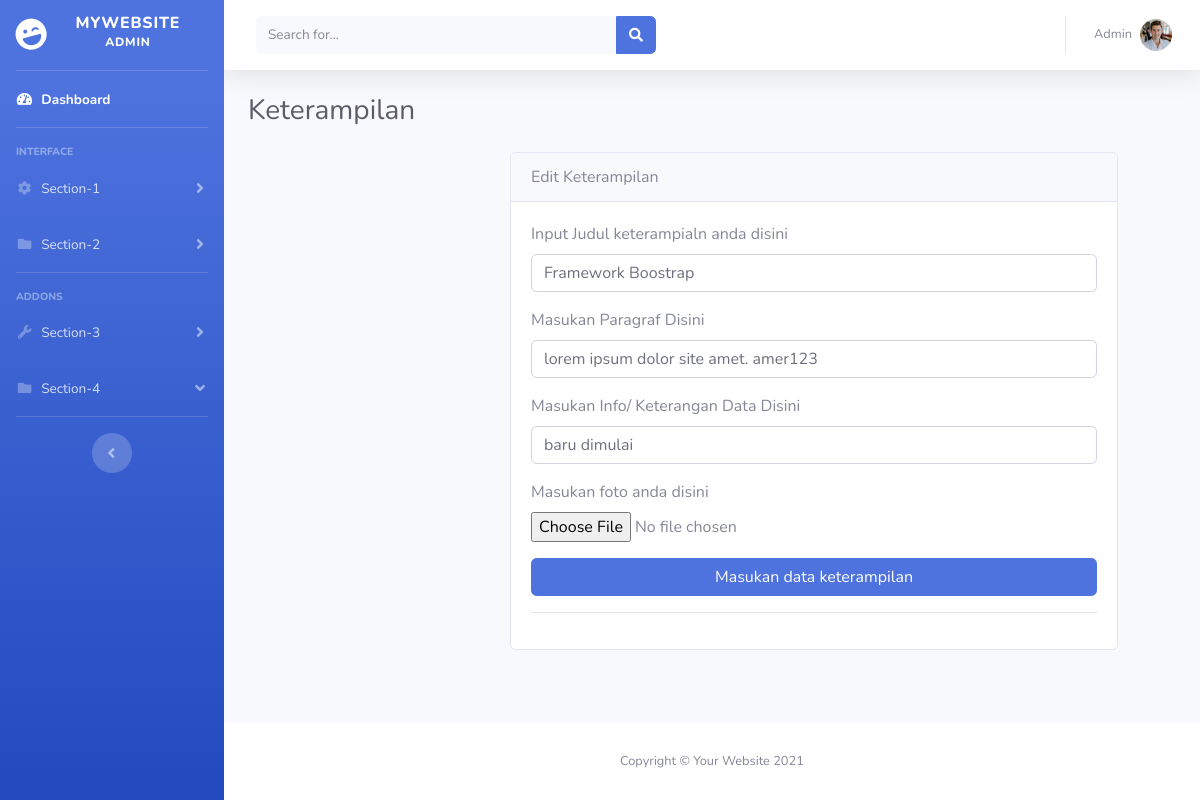
The page /admin/tambah-keahlian.php?edit=2 on the database its author committed.
### tables this page shows
CREATE TABLE `home` (
  `id` int(11) NOT NULL,
  `header` varchar(50) NOT NULL,
  `sub_judul` varchar(50) NOT NULL,
  `foto` varchar(255) NOT NULL,
  `created_at` timestamp NOT NULL DEFAULT current_timestamp() ON UPDATE current_timestamp()
);

CREATE TABLE `capabilitas` (
  `id` int(11) NOT NULL,
  `judul` varchar(100) NOT NULL,
  `paragraf` varchar(255) NOT NULL,
  `info` varchar(255) NOT NULL,
  `foto` varchar(255) NOT NULL,
  `created_at` timestamp NOT NULL DEFAULT current_timestamp() ON UPDATE current_timestamp()
);

### admin/tambah-keahlian.php (the view, shortened to what this page needs)
<?php
include 'database/db.php';
$id  = isset($_GET['edit']) ? $_GET['edit'] : '';
$queryEdit = mysqli_query($conn, "SELECT * FROM capabilitas WHERE id ='$id'");
$rowEdit   = mysqli_fetch_assoc($queryEdit);
?>
<!DOCTYPE html>
<html lang="en">
<head>
    <?php include 'layout/css.php' ?>
</head>
<body id="page-top">
    <div id="wrapper">
        <?php include 'layout/sidebar.php' ?>
        <div id="content-wrapper" class="d-flex flex-column">
            <div id="content">
                <?php include 'layout/navbar.php' ?>
                <div class="container-fluid">
                    <div class="d-sm-flex align-items-center justify-content-between mb-4">
                        <h1 class="h3 mb-0 text-gray-800">Keterampilan </h1>
                    </div>
                    <div class="row justify-content-center">
                        <div class="col-md-6">
                            <div class="card" style="width: 38rem;">
                                <div class="card-header"><?php echo isset($_GET['edit']) ? 'Edit' : 'Tambah' ?> Keterampilan</div>
                                <div class="card-body">
                                    <form action="" method="post" enctype="multipart/form-data">
                                        <div class="form-group">
                                            <label for="keterampilan">Input Judul keterampialn anda disini</label>
                                            <input type="text" class="form-control form-control-user"
                                                id="" name="judul"
                                                placeholder="" value="<?php echo isset($_GET['edit']) ? $rowEdit['judul'] : '' ?>">
                                        </div>
                                        <div class="form-group">
                                            <label for=""> Masukan Paragraf Disini</label>
                                            <input type="text" class="form-control form-control-user"
                                                id="" name="paragraf"
                                                placeholder="" value="<?php echo isset($_GET['edit']) ? $rowEdit['paragraf'] : '' ?>">
                                        </div>
                                        <div class="form-group">
                                            <label for=""> Masukan Info/ Keterangan Data Disini</label>
                                            <input type="text" class="form-control form-control-user"
                                                id="" name="info"
                                                placeholder="" value="<?php echo isset($_GET['edit']) ? $rowEdit['info'] : '' ?>">
                                        </div>
                                        <div class="form-group">
                                            <label for=""> Masukan foto anda disini</label><br>
                                            <input type="file" class="" name="foto"
                                                id="e" placeholder="" value="<?php echo isset($_GET['edit']) ? $rowEdit['foto'] : '' ?>">
                                        </div>
                                        <button type="submit" name="<?php echo isset($_GET['edit']) ? 'edit' : 'submit' ?>" class="btn btn-primary btn-user btn-block">
                                            Masukan data keterampilan
                                        </button>
                                        <hr>
                                    </form>
                                </div>
                            </div>
                        </div>
                    </div>
                </div>
            </div>
            <footer class="sticky-footer bg-white">
                <div class="container my-auto">
                    <div class="copyright text-center my-auto">
                        <span>Copyright &copy; Your Website 2021</span>
                    </div>
                </div>
            </footer>
        </div>
</body>
</html>

### admin/layout/navbar.php (shortened to what this page needs)
<?php
include 'database/db.php';
$sqlHome = mysqli_query($conn, "SELECT * FROM home ");
$rowHome = mysqli_fetch_assoc($sqlHome);
?>
<nav class="navbar navbar-expand navbar-light bg-white topbar mb-4 static-top shadow">
    <form
        class="d-none d-sm-inline-block form-inline mr-auto ml-md-3 my-2 my-md-0 mw-100 navbar-search">
        <div class="input-group">
            <input type="text" class="form-control bg-light border-0 small" placeholder="Search for..."
                aria-label="Search" aria-describedby="basic-addon2">
            <div class="input-group-append">
                <button class="btn btn-primary" type="button">
                    <i class="fas fa-search fa-sm"></i>
                </button>
            </div>
        </div>
    </form>
    <ul class="navbar-nav ml-auto">
        <li class="nav-item dropdown no-arrow">
            <a class="nav-link dropdown-toggle" href="#" id="userDropdown" role="button"
                data-toggle="dropdown" aria-haspopup="true" aria-expanded="false">
                <span class="mr-2 d-none d-lg-inline text-gray-600 small">Admin</span>
                <img class="img-profile rounded-circle"
                    src="upload/<?php echo $rowHome['foto'] ?>">
            </a>
        </li>
    </ul>
</nav>

### rows shown on the page
home: foto (picture)
capabilitas: judul "Framework Boostrap", paragraf "lorem ipsum dolor site amet. amer123", info "baru dimulai"
